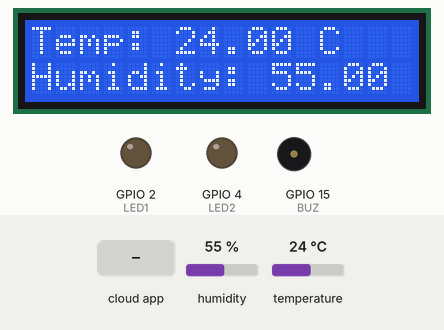
Recording of a sketch running on a simulated ESP32. Shown: 16×2 character LCD, output pins drawn as LEDs (lit = HIGH), buzzer (waves = sounding, pin HIGH). Inputs (shaded band) come from the test bench; at power-on: temperature 24 °C, humidity 55 %. WiFi joins after 1.5 s; servers stay silent unless stated; the local clock reads 2024-03-15 10:24:30 at power-on unless the sketch sets it; the Firebase database answers and starts empty; what the sketch prints to the serial monitor is not drawn.

Above: at 5.2 s.
5.3 s: the phone or cloud app sets state to 1
At 8.1 s:
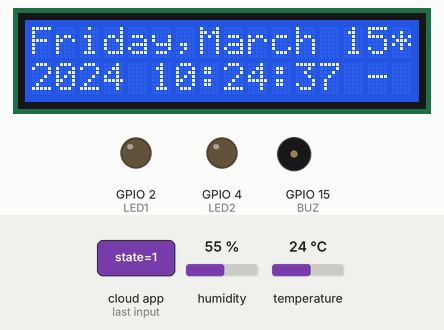
At 11.6 s:
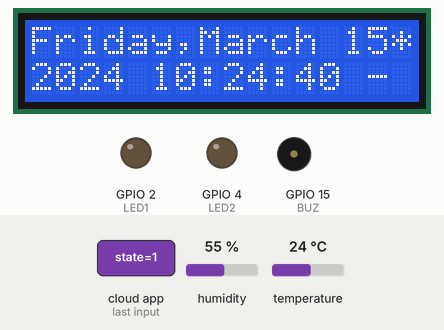
12.4 s: temperature set to 39 °C
20.8 s: temperature set to 42 °C
Timing chart, 0 to 25.0 s (numbered marks = the images above; inputs shaded):
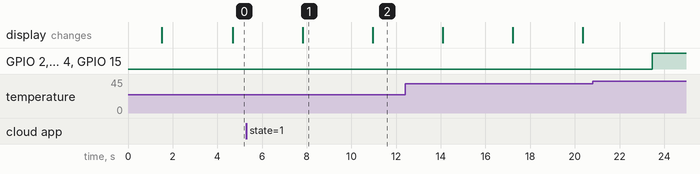

The sketch:

WASS.ino
```cpp
/* Libraries */
#include "DHT.h"
#include <LiquidCrystal.h>
#include <FirebaseESP32.h>
#include "time.h"
#include <WiFi.h>
/* ********************* */
/* Macros */
#define WIFI_SSID "ESP32"
#define WIFI_PASSWORD "12345678"
#define dhtpin 13
#define DATABASE_URL "esp32-8010b-default-rtdb.firebaseio.com"
#define LED1 2
#define LED2 4
#define BUZ 15
/* ********************* */
/* Instances*/
LiquidCrystal lcd(14, 27, 26, 25, 33, 32);
DHT dht(dhtpin, DHT11);
FirebaseData firebaseData;
FirebaseAuth auth;
FirebaseConfig config;
/* ********************* */
/* Global Variables*/
const char* ntpServer = "pool.ntp.org";
const long  gmtOffset_sec = 7200;
const int   daylightOffset_sec = 3600;
bool state = false;
struct tm timeinfo;
/* ********************* */
void setup() {
  // put your setup code here, to run once:
  Serial.begin(19200);
  /* Pin Modes */
  pinMode(LED1, OUTPUT);
  pinMode(LED2, OUTPUT);
  pinMode(BUZ, OUTPUT);
  /* ******************** */
  WiFi.begin(WIFI_SSID, WIFI_PASSWORD);
  while (WiFi.status() != WL_CONNECTED)
  {
    delay(300);
    Serial.print("Connecting");
  }
  configTime(gmtOffset_sec, daylightOffset_sec, ntpServer);
  config.database_url = DATABASE_URL;
  config.signer.test_mode = true;
  Firebase.reconnectWiFi(true);
  Firebase.begin(&config, &auth);
  //checking firebase
  while(!Firebase.ready())
  {
    Serial.print("Please wait\n");
  }
  dht.begin();
  lcd.begin(16,2);
}

void loop() {
  // put your main code here, to run repeatedly:
  delay(2000);
  lcd.setCursor(0, 0);
  float h = dht.readHumidity();
  float t = dht.readTemperature();
  float f = dht.readTemperature(true);
  float hic = dht.computeHeatIndex(t, h, f);

  Firebase.setFloat(firebaseData,"/humidity", h);
  Firebase.setFloat(firebaseData,"/temp", t);
  Firebase.setFloat(firebaseData,"/heat_index", hic);

  if (Firebase.RTDB.getBool(&firebaseData, "/state"))
  {
    state = firebaseData.to<bool>();
  }
  delay(500);
  while (t > 40)
  {
    lcd.clear();
    lcd.setCursor(0, 0);
    lcd.print("Temperature exceed 40");
    digitalWrite(BUZ, HIGH);
    digitalWrite(LED1, HIGH);
    digitalWrite(LED2, HIGH);
  }
  digitalWrite(BUZ, LOW);
  digitalWrite(LED1, LOW);
  digitalWrite(LED2, LOW);
  if (!state)
  {
    lcd.clear();
    lcd.print("Temp: ");
    lcd.print(t);
    lcd.print(" C");
    lcd.setCursor(0, 1);
    lcd.print("Humidity: ");
    lcd.print(h);
    lcd.print(" %");
    Serial.print("\nTemperature = ");
    Serial.print(t);
    Serial.print("\n");
    Serial.print("Humidity: ");
    Serial.print(h);
    Serial.print("%");
  }
  else
  {
    if(!getLocalTime(&timeinfo))
    {
      lcd.println("Failed to obtain time");
      return;
    }
    lcd.clear();
    lcd.setCursor(0,0);
    lcd.println(&timeinfo, "%A,%B %d* *");
    lcd.setCursor(0,1);
    lcd.println(&timeinfo, "%Y %H:%M:%S - ");
    Serial.println(&timeinfo, "%A,%B %d* *");
    Serial.println(&timeinfo, "%Y %H:%M:%S ^ ");
  }
}
```

Measured:
- after the input at 5.3 s, the display: changes after 2.5 s (image 1)
- after the input at 20.8 s, GPIO 2 (LED1), GPIO 4 (LED2), GPIO 15 (BUZ): LOW → HIGH after 2.7 s
- what the display in image 1 shows lasts 3.2 s, from 7.8 s to 11.0 s
